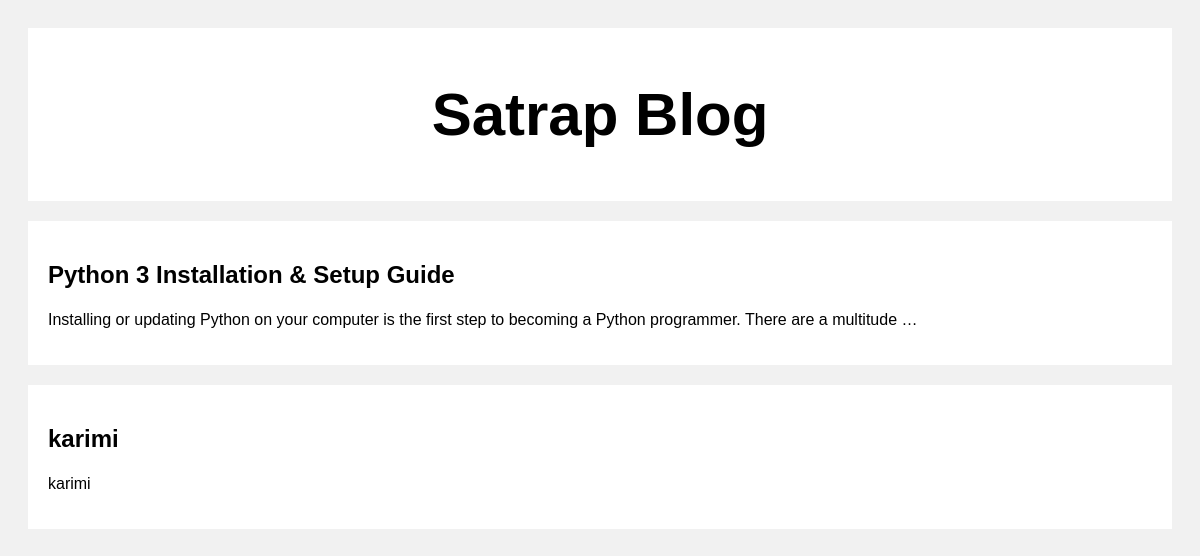
The page / on the database its author committed.
### post/models.py (models this page shows, shortened)
class Post(models.Model):
    title = models.CharField(max_length=100)
    body = models.CharField(max_length=1250)
    create_at = models.DateTimeField(default=datetime.now, blank=True)

### post/views.py (the view)
# urls.py: path('', views.index, name='index'),
def index(request):
    posts = Post.objects.all()
    return render(request, 'index.html', {'posts': posts})

### templates/index.html (shortened to what this page needs)
<!DOCTYPE html>
<html>
<head>
</head>
<body>
<div class="header">
  <h2>Satrap Blog</h2>
</div>
<div class="row">
  <div class="leftcolumn">
    {% for post in posts reversed %}
    <div class="card">
      <a style="text-decoration: none; color: black;" href="/post/{{post.id}}">
        <h2>{{post.title}}</h2>
        <p>{{post.body|truncatewords:20}}</p>
      </a>
    </div>
    {% endfor %}
  </div>
</div>
</body>
</html>

### templates/index.html (style rules this page uses)
* { box-sizing: border-box; }
body { font-family: Arial; padding: 20px; background: #f1f1f1; }
.header { padding: 2px; font-size: 40px; text-align: center; background: white; }
.leftcolumn { float: left; width: 100%; }
.card { background-color: white; padding: 20px; margin-top: 20px; }
.row:after { content: ""; display: table; clear: both; }

### rows shown on the page
Post: title "Python 3 Installation & Setup Guide", body "Installing or updating Python on your computer is the first step to becoming a Python programmer. There are a multitude …"
Post: title "karimi", body "karimi"
